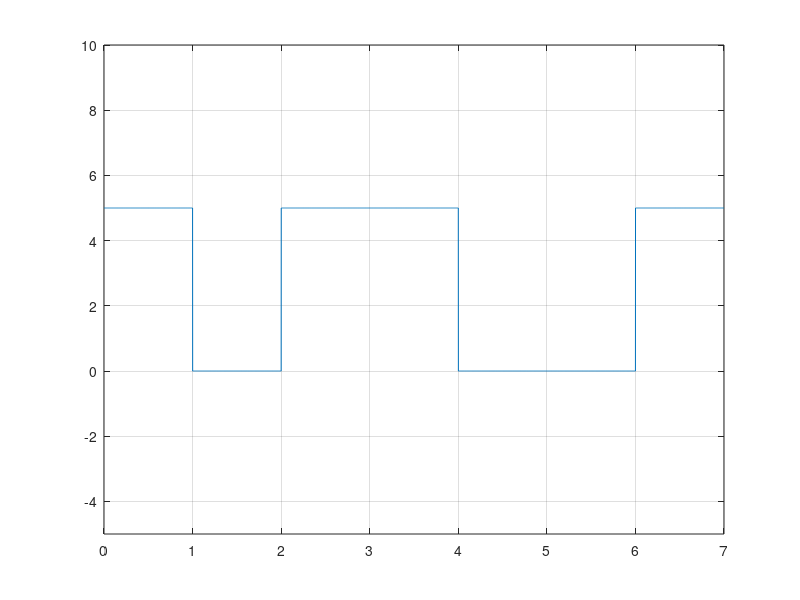

The MATLAB script that drew this image:
clc; #... Clear command line
clear all; #... Clear variables
close all; #... Clear figures

bits = [1 0 1 1 0 0 1];

#... Modulation
bitrate = 1;
voltage = 5;

sampling_rate = 1000;
sampling_time = 1/sampling_rate;

end_time = length(bits)/bitrate;
time = 0:sampling_time:end_time;

index = 1;

for i = 1:length(time)
    if bits(index) == 1
        modulation(i) = voltage;
    else
        modulation(i) = 0;
    endif
    if time(i)*bitrate >= index
        index = index+1;
    endif
endfor

plot(time, modulation);
axis([0 end_time -5 voltage+5]);
grid on;

#... Demodulation
index = 1;

for i = 1:length(modulation)
    if modulation(i) == voltage
        demodultaion(index) = 1;
    else
        demodultaion(index) = 0;
    endif
    if time(i)*bitrate >= index
        index = index+1;
    endif
endfor

disp(demodultaion);
